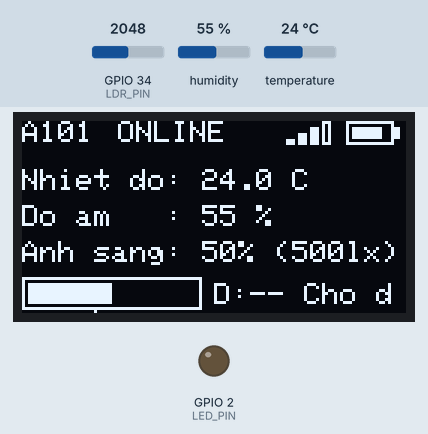
This sketch was run on a simulated ESP32. On the bench: 128×64 one-colour display, output pins drawn as LEDs (lit = HIGH). Inputs (shaded band) come from the test bench; at power-on: humidity 55 %, GPIO 34 (LDR_PIN) = 2048, temperature 24 °C (analog values on the 0–4095 scale). WiFi joins after 1.5 s; servers stay silent unless stated; uploads are accepted with an empty reply; what the sketch prints to the serial monitor is not drawn.

Above: at 2.7 s.
2.8 s: humidity set to 22 %
At 4.0 s:
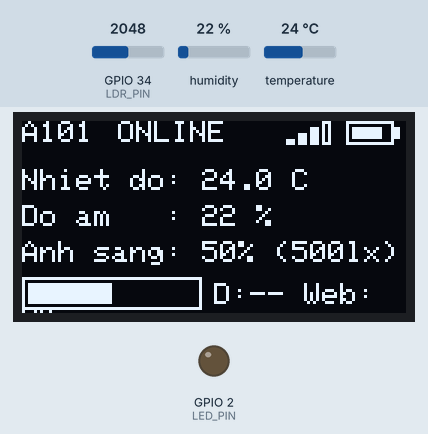
5.2 s: GPIO 34 (LDR_PIN) set to 2866
At 5.7 s:
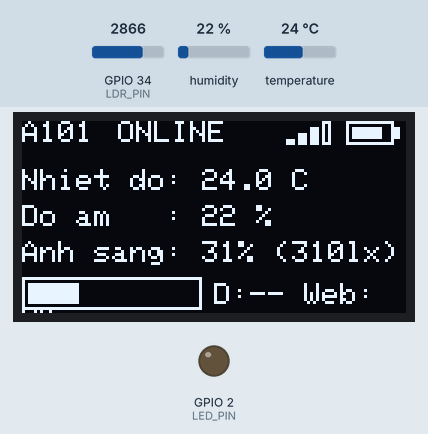
6.7 s: temperature set to 12 °C
At 8.2 s:
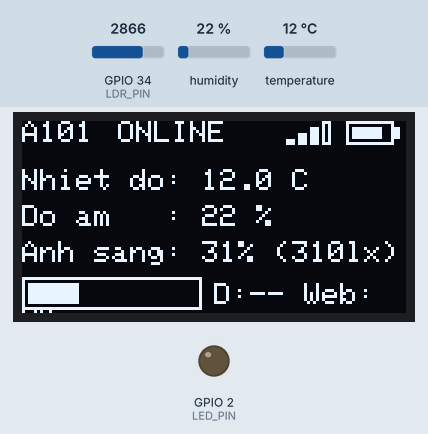
9.3 s: GPIO 34 (LDR_PIN) set to 3040
At 10.3 s:
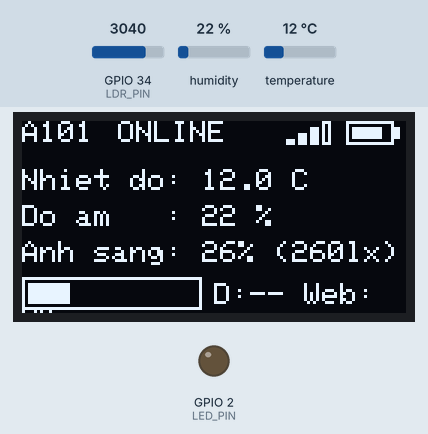
10.9 s: humidity set to 40 %
At 12.5 s:
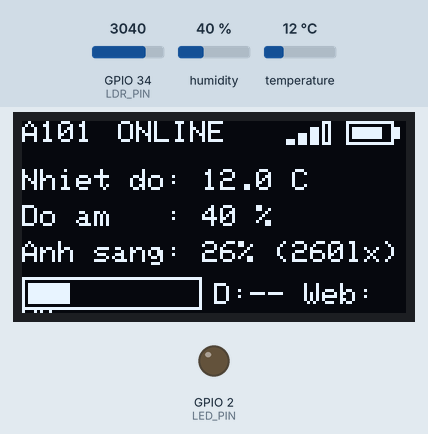
13.5 s: GPIO 34 (LDR_PIN) set to 2960
At 14.6 s:
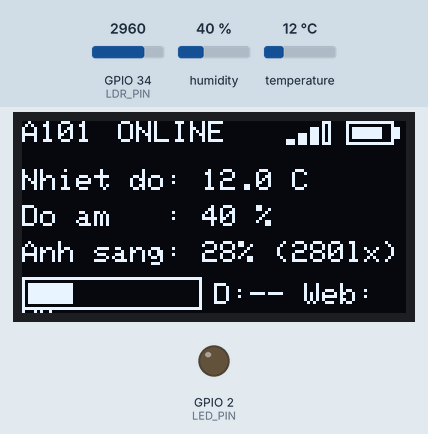
Timing chart, 0 to 16.1 s (numbered marks = the images above; inputs shaded):
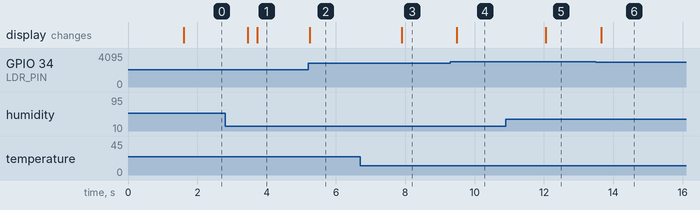

Measured:
- after the input at 2.8 s, the display: first differs from a run without the input after 0.93 s (image 1)
- after the input at 5.2 s, the display: changes at once (image 2)
- after the input at 6.7 s, the display: changes after 1.2 s (image 3)
- after the input at 9.3 s, the display: changes after 0.18 s (image 4)
- after the input at 10.9 s, the display: changes after 1.2 s (image 5)
- after the input at 13.5 s, the display: changes after 0.15 s (image 6)

The sketch:

smart_classroom.ino
```cpp
#include <Wire.h>
#include <WiFi.h>
#include <WiFiClientSecure.h>
#include <HTTPClient.h>
#include <Adafruit_GFX.h>
#include <Adafruit_SSD1306.h>
#include <DHT.h>

// ---- 1. CAU HINH WIFI (Thay bang ten va mat khau WiFi nha / phong cua ban) ----
const char* ssid     = "TEN_WIFI";
const char* password = "MAT_KHAU_WIFI";

// ---- 2. CAU HINH SERVER WEB DASHBOARD ----
// Server Cloud Render dang hoat dong cua he thong:
const char* serverUrl = "https://smart-classroom-pyvl.onrender.com/api/device/telemetry";
const char* deviceKey = "esp32-secret-2026";
const char* roomCode  = "A101";

// ---- 3. CAU HINH CHAN PHAN CUNG ----
#define DHT_PIN    4
#define DHT_TYPE   DHT11
#define LDR_PIN    34
#define LED_PIN    2   // Den LED tren ESP32 (GPIO 2 la den LED xanh tich hop hoac noi ra LED ngoai)

bool currentLight = false;

// ---- 4. OLED SSD1306 (128x64 I2C: SDA=21, SCL=22) ----
#define SCREEN_WIDTH  128
#define SCREEN_HEIGHT 64
#define OLED_ADDR     0x3C

Adafruit_SSD1306 display(SCREEN_WIDTH, SCREEN_HEIGHT, &Wire, -1);
DHT dht(DHT_PIN, DHT_TYPE);

int batteryLevel = 85;
unsigned long lastSendTime = 0;
unsigned long lastSerialTime = 0;
String webStatus = "Cho dong bo...";

// Ve bieu tuong song WiFi: 4 vach theo cuong do tin hieu
void drawWifi(int x, int y) {
  int bars = 0;
  if (WiFi.status() == WL_CONNECTED) {
    int rssi = WiFi.RSSI();
    if (rssi > -55)      bars = 4;
    else if (rssi > -65) bars = 3;
    else if (rssi > -75) bars = 2;
    else                 bars = 1;
  }
  for (int i = 0; i < 4; i++) {
    int h = 2 + i * 2;
    if (i < bars) display.fillRect(x + i * 4, y + 8 - h, 3, h, SSD1306_WHITE);
    else          display.drawRect(x + i * 4, y + 8 - h, 3, h, SSD1306_WHITE);
  }
}

// Ve bieu tuong pin
void drawBattery(int x, int y, int level) {
  display.drawRect(x, y, 16, 8, SSD1306_WHITE);
  display.fillRect(x + 16, y + 2, 2, 4, SSD1306_WHITE);
  display.fillRect(x + 2, y + 2, map(level, 0, 100, 0, 12), 4, SSD1306_WHITE);
}

// Gui du lieu nhiet do, anh sang truc tiep len Web Dashboard qua WiFi
void sendDataToWeb(float temp, float hum, float lux) {
  if (WiFi.status() == WL_CONNECTED) {
    WiFiClientSecure client;
    client.setInsecure(); // Bo qua kiem tra SSL cert cua Render de ket noi HTTPS thanh cong 100%

    HTTPClient http;
    http.begin(client, serverUrl);
    http.setTimeout(4000);
    http.addHeader("Content-Type", "application/json");
    http.addHeader("X-Device-Key", deviceKey);

    // Dong goi goi tin JSON theo dung chuan Web can
    String jsonPayload = "{\"roomCode\":\"" + String(roomCode) + "\","
                         "\"temperature\":" + String(temp, 1) + ","
                         "\"humidity\":" + String(hum, 0) + ","
                         "\"lux\":" + String(lux, 1) + ","
                         "\"motion\":false}";

    int httpCode = http.POST(jsonPayload);
    if (httpCode == 200) {
      webStatus = "Web: OK";
      String resp = http.getString();
      if (resp.indexOf("\"light\":true") >= 0) {
        currentLight = true;
        digitalWrite(LED_PIN, HIGH);
      } else if (resp.indexOf("\"light\":false") >= 0) {
        currentLight = false;
        digitalWrite(LED_PIN, LOW);
      }
      Serial.println("[WEB SYNC] Da gui thanh cong len Web Dashboard 200 OK!");
    } else {
      webStatus = "Web:" + String(httpCode);
      Serial.printf("[WEB SYNC] Loi ket noi Web: %d\n", httpCode);
    }
    http.end();
  } else {
    webStatus = "No WiFi";
  }
}

void setup() {
  Serial.begin(115200);

  pinMode(LED_PIN, OUTPUT);
  digitalWrite(LED_PIN, LOW);

  Wire.begin(21, 22); // SDA=GPIO 21, SCL=GPIO 22

  if (!display.begin(SSD1306_SWITCHCAPVCC, OLED_ADDR)) {
    Serial.println("Khong tim thay OLED! Kiem tra day SDA/SCL.");
    while (true) delay(10);
  }

  dht.begin();
  analogReadResolution(12); // 0 - 4095

  WiFi.mode(WIFI_STA);
  WiFi.begin(ssid, password);

  display.clearDisplay();
  display.setTextColor(SSD1306_WHITE);
  display.setTextSize(1);
  display.setCursor(0, 0);
  display.println("ESP32 SMARTCLASS");
  display.setCursor(0, 16);
  display.println("Dang ket noi WiFi...");
  display.display();
  delay(1500);
}

void loop() {
  float temp = dht.readTemperature();
  float hum  = dht.readHumidity();
  int ldrRaw = analogRead(LDR_PIN);

  // Chuyen doi ADC sang phan tram va uoc tinh Lux (0..1000 lux)
  int lightPercent = map(ldrRaw, 0, 4095, 100, 0);
  float luxApprox = (float)lightPercent * 10.0;

  display.clearDisplay();
  display.setTextSize(1);

  // Dong tieu de + bieu tuong Wifi, Pin
  display.setCursor(0, 0);
  display.print("A101");
  display.setCursor(32, 0);
  display.print(WiFi.status() == WL_CONNECTED ? "ONLINE" : "NO WIFI");
  drawWifi(88, 0);
  drawBattery(108, 0, batteryLevel);

  // Nhiet do, do am
  if (isnan(temp) || isnan(hum)) {
    display.setCursor(0, 16);
    display.print("DHT11: loi doc!");
  } else {
    display.setCursor(0, 16);
    display.printf("Nhiet do: %.1f C", temp);

    display.setCursor(0, 28);
    display.printf("Do am   : %.0f %%", hum);
  }

  // Anh sang
  display.setCursor(0, 40);
  display.printf("Anh sang: %d%% (%dlx)", lightPercent, (int)luxApprox);

  // Thanh hien thi muc sang nua trai
  display.drawRect(0, 52, 60, 11, SSD1306_WHITE);
  display.fillRect(2, 54, map(lightPercent, 0, 100, 0, 56), 7, SSD1306_WHITE);

  // Hien thi trang thai Den va dong bo Web o nua phai
  display.setCursor(64, 54);
  display.printf("%s %s", currentLight ? "D:ON" : "D:--", webStatus.c_str());

  display.display();

  // Doc lenh dieu khien tu Web gui xuong qua Serial (tu Python coordinator ai_server.py)
  if (Serial.available() > 0) {
    String cmd = Serial.readStringUntil('\n');
    cmd.trim();
    if (cmd.indexOf("\"light\":true") >= 0) {
      currentLight = true;
      digitalWrite(LED_PIN, HIGH);
    } else if (cmd.indexOf("\"light\":false") >= 0) {
      currentLight = false;
      digitalWrite(LED_PIN, LOW);
    }
  }

  // In ra Serial dinh dang JSON moi 1 giay (tranh lam tran bo dem UART tren PC gay tre du lieu)
  if (millis() - lastSerialTime >= 1000) {
    lastSerialTime = millis();
    Serial.printf("{\"roomCode\":\"%s\",\"temperature\":%.1f,\"humidity\":%.0f,\"lux\":%.1f,\"motion\":false}\n",
                  roomCode,
                  isnan(temp) ? 26.5 : temp,
                  isnan(hum) ? 60.0 : hum,
                  luxApprox);
  }

  // Dinh ky moi 3 giay gui du lieu len Web Dashboard
  if (millis() - lastSendTime >= 3000) {
    lastSendTime = millis();
    if (!isnan(temp) && !isnan(hum)) {
      sendDataToWeb(temp, hum, luxApprox);
    }
  }

  delay(100);
}
```
